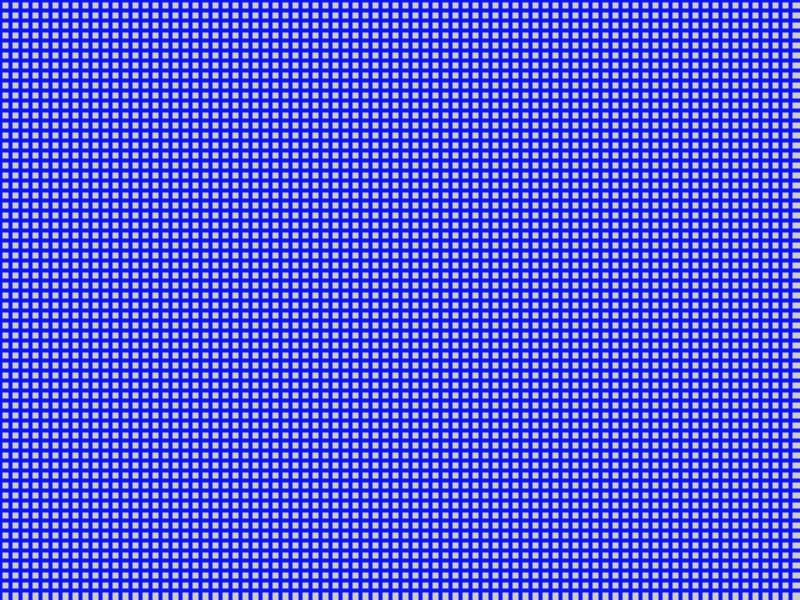
Frame 1 (no input)
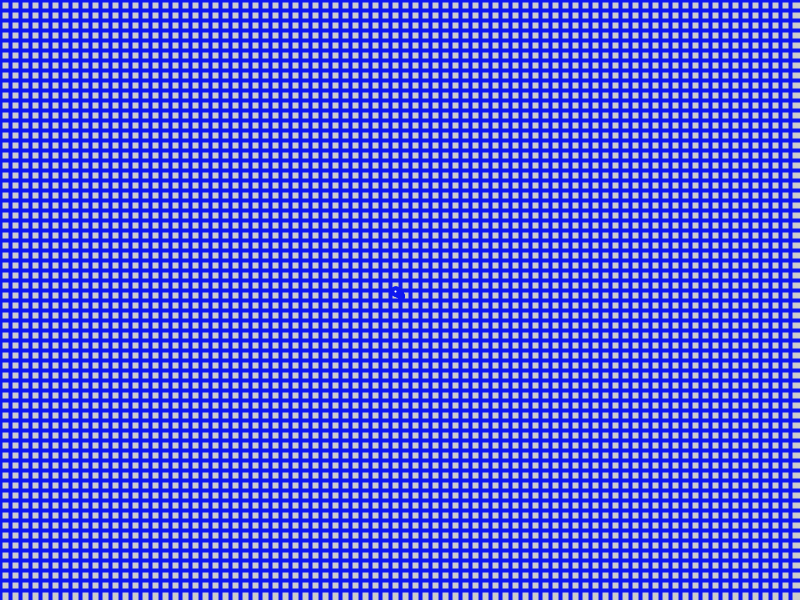
Frame 60 (the mouse pressed at the canvas centre just before this capture)
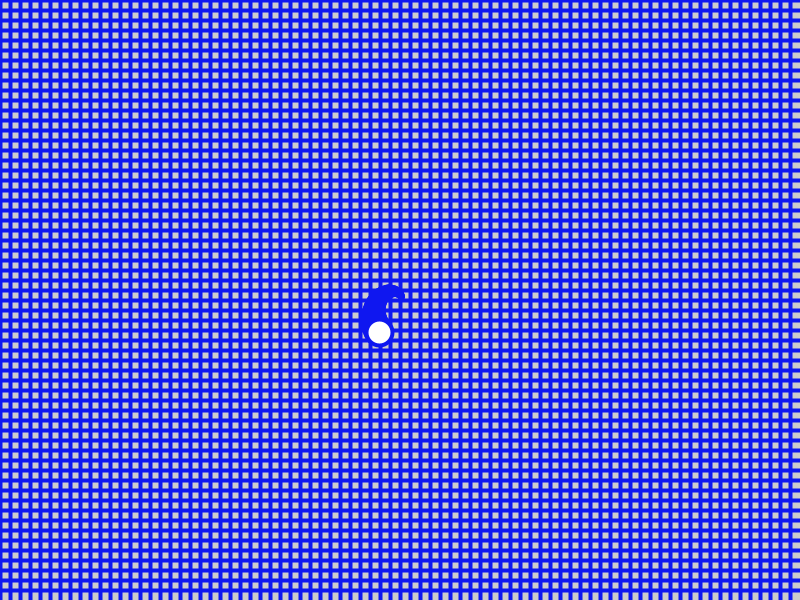
Frame 120 (the mouse held since frame 60 and released just before this capture)

The Processing sketch that drew these frames (run headless with seeded random() and noise(); from frame 60 on, the mouse is pressed at the canvas centre):

// Processing sketch: processing_98499
// ── processing_98499.pde

int c;
float r;
final int maxdeg = 1080;
final int spd = 2;
void draw(){
   translate( width/2, height/2);
   for( int i = c; i >= c; i -= spd){
       r = width * pow(i , 2) / pow(maxdeg, 2);
       float rad = radians(i);
       pushMatrix();
         translate( r * cos(rad), r * sin(rad) );
         ellipse( 0, 0, r/1.5, r/1.5 );
       popMatrix();
   }

   c -= spd;
   if( c == 0 ){
       c = maxdeg;
       background(0);
   }
}
 
 void setup (){ 
size(800,600);
stroke(15,23,240);
strokeWeight(4);
griglia (0,0,10,10);
}
void griglia (int xs, int ys, int dx, int dy)
{ 
  for (int i=xs; i<width; i+=dx){
    line(i,ys,i,height); 
}
    for (int i=ys; i<height; i+=dy){
    line(xs,i,width,i);
  }
}
